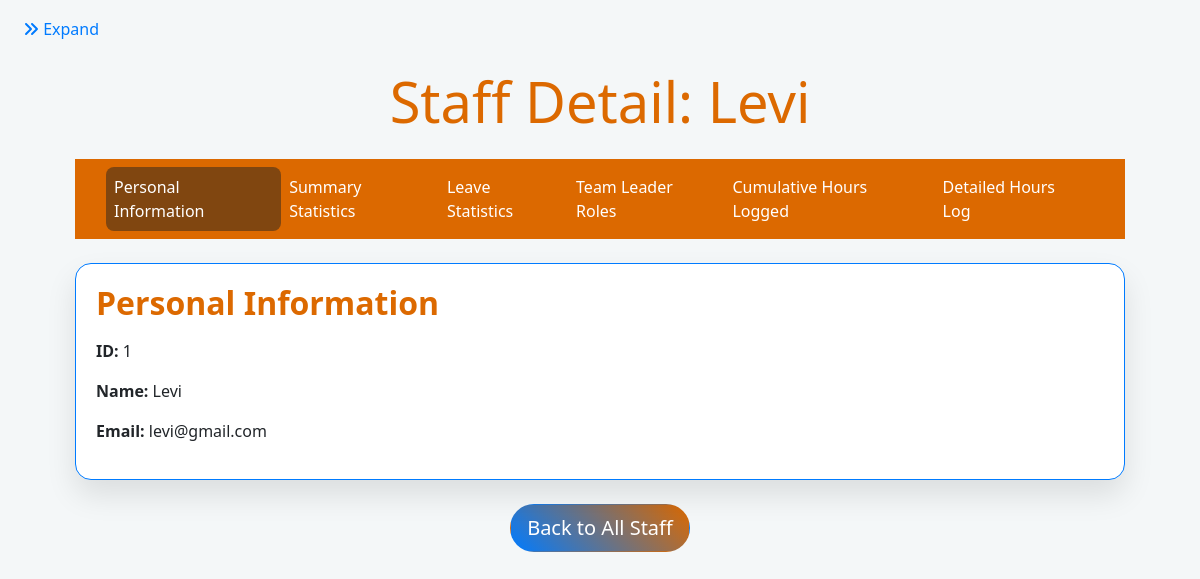
Page /staff_detail/1 on the committed database.
### app.py (models this page shows)
class Staff(db.Model):
    id = db.Column(db.Integer, primary_key=True)
    name = db.Column(db.String(100), nullable=False)
    email = db.Column(db.String(120), unique=True, nullable=False)
    leave_days_remaining = db.Column(db.Float, default=0.0)
    is_team_leader = db.Column(Boolean, default=False)
    receive_notifications = db.Column(Boolean, default=True)
    engagements = db.relationship('Engagement', backref='team_leader', lazy=True)
    proposals = db.relationship('Proposal', backref='team_leader', lazy=True)
    hours_logs = db.relationship('HoursLog', backref='staff_member', lazy=True)
    leave_records = db.relationship('LeaveRecord', backref='staff', lazy=True)
    utilizations = db.relationship('Utilization', backref='staff', lazy=True)

### app.py (the view)
@app.route('/staff_detail/<int:staff_id>')
def staff_detail(staff_id):
    staff = Staff.query.get_or_404(staff_id)
    engagements = Engagement.query.filter_by(team_leader_id=staff_id).all()
    proposals = Proposal.query.filter_by(team_leader_id=staff_id).all()
    hours_logs = HoursLog.query.filter_by(staff_id=staff_id).order_by(HoursLog.date).all()
    cumulative_hours = {
        'engagements': defaultdict(float),
        'proposals': defaultdict(float),
        'non_billables': defaultdict(float)
    }
    hours_logs_by_date = defaultdict(lambda: defaultdict(lambda: defaultdict(lambda: defaultdict(list))))
    total_hours = 0
    categories_hours = defaultdict(float)
    first_log_date = None
    last_log_date = None
    for log in hours_logs:
        total_hours += log.hours
        categories_hours[log.category] += log.hours
        if log.category == 'engagement':
            engagement = Engagement.query.get(log.item_id)
            if engagement:
                cumulative_hours['engagements'][engagement.name] += log.hours
        elif log.category == 'proposal':
            proposal = Proposal.query.get(log.item_id)
            if proposal:
                cumulative_hours['proposals'][proposal.name] += log.hours
        elif log.category == 'non_billable':
            non_billable = NonBillable.query.get(log.item_id)
            if non_billable:
                cumulative_hours['non_billables'][non_billable.name] += log.hours
        if first_log_date is None or log.date < first_log_date:
            first_log_date = log.date
        if last_log_date is None or log.date > last_log_date:
            last_log_date = log.date
        year = log.date.year
        month = log.date.strftime('%B')
        week = log.date.isocalendar()[1]
        day = log.date.day
        hours_logs_by_date[year][month][week][day].append(log)
    today = datetime.now().date()
    current_date = datetime.now().date()
    if current_date.month > 6:
        start_of_financial_year = datetime(current_date.year, 7, 1).date()
        end_of_financial_year = datetime(current_date.year + 1, 6, 30).date()
    else:
        start_of_financial_year = datetime(current_date.year - 1, 7, 1).date()
        end_of_financial_year = datetime(current_date.year, 6, 30).date()
    total_months = (current_date.year - start_of_financial_year.year) * 12 + current_date.month - start_of_financial_year.month
    leave_earned = min(total_months * 1.75, 21)  # cap at 21 days per financial year
    leave_taken = LeaveRecord.query.filter(
        LeaveRecord.staff_id == staff_id,
        LeaveRecord.date >= start_of_financial_year
    ).count()
    current_balance = max(0, leave_earned - leave_taken)
    total_leave_available = min(12 * 1.75, 21)  # cap at 21 days per financial year
    if leave_taken > 0:
        total_leave_available = max(0, total_leave_available - leave_taken)
    leave_stats = {
        'used_leave_days': leave_taken,
        'used_leave_hours': leave_taken * 7.5,  # Assuming 7.5 hours per day
        'current_balance_days': round(current_balance, 2),
        'current_balance_hours': round(current_balance * 7.5, 2),
        'total_available_days': round(total_leave_available, 2),
        'total_available_hours': round(total_leave_available * 7.5, 2)
    }
    days_with_logs = len(hours_logs_by_date)
    average_daily_hours = total_hours / days_with_logs if days_with_logs > 0 else 0
    if first_log_date and last_log_date:
        total_workdays = sum(1 for d in (first_log_date + timedelta(n) for n in range((last_log_date - first_log_date).days + 1))
                             if d.weekday() < 5)  # Monday to Friday
        available_hours = total_workdays * 7.5
    else:
        available_hours = 0
    utilization_rate = (total_hours / available_hours * 100) if available_hours > 0 else 0
    most_active_category = max(categories_hours, key=categories_hours.get, default='none')
    return render_template('staff_detail.html',
                           staff=staff,
                           engagements=engagements,
                           proposals=proposals,
                           hours_logs=hours_logs,
                           cumulative_hours=cumulative_hours,
                           hours_logs_by_date=hours_logs_by_date,
                           Engagement=Engagement,
                           Proposal=Proposal,
                           NonBillable=NonBillable,
                           today=today,
                           total_hours=round(total_hours, 2),
                           average_daily_hours=round(average_daily_hours, 2),
                           utilization_rate=round(utilization_rate, 2),
                           most_active_category=most_active_category.capitalize(),
                           leave_stats=leave_stats)

### templates/staff_detail.html (shortened to what this page needs)
{% extends "base.html" %}
{% block content %}
<div class="container mt-5">
    <h1 class="display-4 mb-4 text-center text-primary">Staff Detail: {{ staff.name }}</h1>
    <nav class="navbar navbar-expand-lg navbar-dark bg-primary mb-4 shadow rounded-pill">
        <div class="container">
            <ul class="navbar-nav flex-nowrap">
                <li class="nav-item">
                    <a class="nav-link active" href="#personal-info" data-bs-toggle="collapse" data-bs-target="#personal-info">
                         Personal Information
                    </a>
                </li>
                <li class="nav-item">
                    <a class="nav-link" href="#summary-stats" data-bs-toggle="collapse" data-bs-target="#summary-stats">
                         Summary Statistics
                    </a>
                </li>
                <li class="nav-item">
                    <a class="nav-link" href="#leave-stats" data-bs-toggle="collapse" data-bs-target="#leave-stats">
                         Leave Statistics
                    </a>
                </li>
                <li class="nav-item">
                    <a class="nav-link" href="#team-roles" data-bs-toggle="collapse" data-bs-target="#team-roles">
                         Team Leader Roles
                    </a>
                </li>
                <li class="nav-item">
                    <a class="nav-link" href="#cumulative-hours" data-bs-toggle="collapse" data-bs-target="#cumulative-hours">
                         Cumulative Hours Logged
                    </a>
                </li>
                <li class="nav-item">
                    <a class="nav-link" href="#detailed-hours" data-bs-toggle="collapse" data-bs-target="#detailed-hours">
                         Detailed Hours Log
                    </a>
                </li>
            </ul>
        </div>
    </nav>
    {% for section_id, section_title, section_class in [
        ('personal-info', 'Personal Information', 'primary'),
        ('summary-stats', 'Summary Statistics', 'success'),
        ('leave-stats', 'Leave Statistics', 'warning'),
        ('team-roles', 'Team Leader Roles', 'info'),
        ('cumulative-hours', 'Cumulative Hours Logged', 'secondary'),
        ('detailed-hours', 'Detailed Hours Log', 'dark')
    ] %}
    <div id="{{ section_id }}" class="collapse {{ section_id == 'personal-info' and 'show' }}">
        <div class="card mb-4 border-{{ section_class }} shadow-lg rounded-4">
            <div class="card-body">
                <h2 class="card-title text-{{ section_class }} mb-3">{{ section_title }}</h2>
                {% if section_id == 'personal-info' %}
                <p><strong>ID:</strong> {{ staff.id }}</p>
                <p><strong>Name:</strong> {{ staff.name }}</p>
                <p><strong>Email:</strong> {{ staff.email }}</p>
                {% elif section_id == 'summary-stats' %}
                <p><strong>Total Hours Logged:</strong> {{ total_hours }} hours</p>
                <p><strong>Average Daily Hours:</strong> {{ average_daily_hours }} hours</p>
                <p><strong>Utilization Rate:</strong> {{ utilization_rate }}%</p>
                <p><strong>Most Active Category:</strong> {{ most_active_category }}</p>
                {% endif %}
            </div>
        </div>
    </div>
    {% endfor %}
    <div class="mt-4 text-center">
        <a href="{{ url_for('view_details') }}" class="btn btn-lg gradient-button">Back to All Staff</a>
    </div>
</div>
{% endblock %}

### templates/base.html (style rules this page uses)
html, body { height: 100%; margin: 0; }

### templates/staff_detail.html (style rules this page uses)
body { font-family: 'Segoe UI', Tahoma, Geneva, Verdana, sans-serif; background-color: #f4f7f8; }
.bg-primary { background-color: #dc6900 !important; }
.text-primary { color: #dc6900 !important; }
.navbar-nav .nav-link { color: #fff !important; }
.navbar-nav .nav-link.active, .navbar-nav .nav-link:hover { background-color: #804610 !important; border-radius: 0.5rem; transition: background-color 0.3s ease; }
.card { border-radius: 1rem; }
.card-title { font-weight: 600; }
.gradient-button { background: linear-gradient(45deg, #007bff, #dc6900); color: white; border-radius: 50px; transition: background 0.3s ease; }
.shadow-lg { box-shadow: 0 15px 30px rgba(0, 0, 0, 0.1); }

### rows in the picture
Staff: name "Levi", id "1", name "Levi", email "levi@gmail.com"

### other values in the picture
{{ section_title }} "Personal Information"
